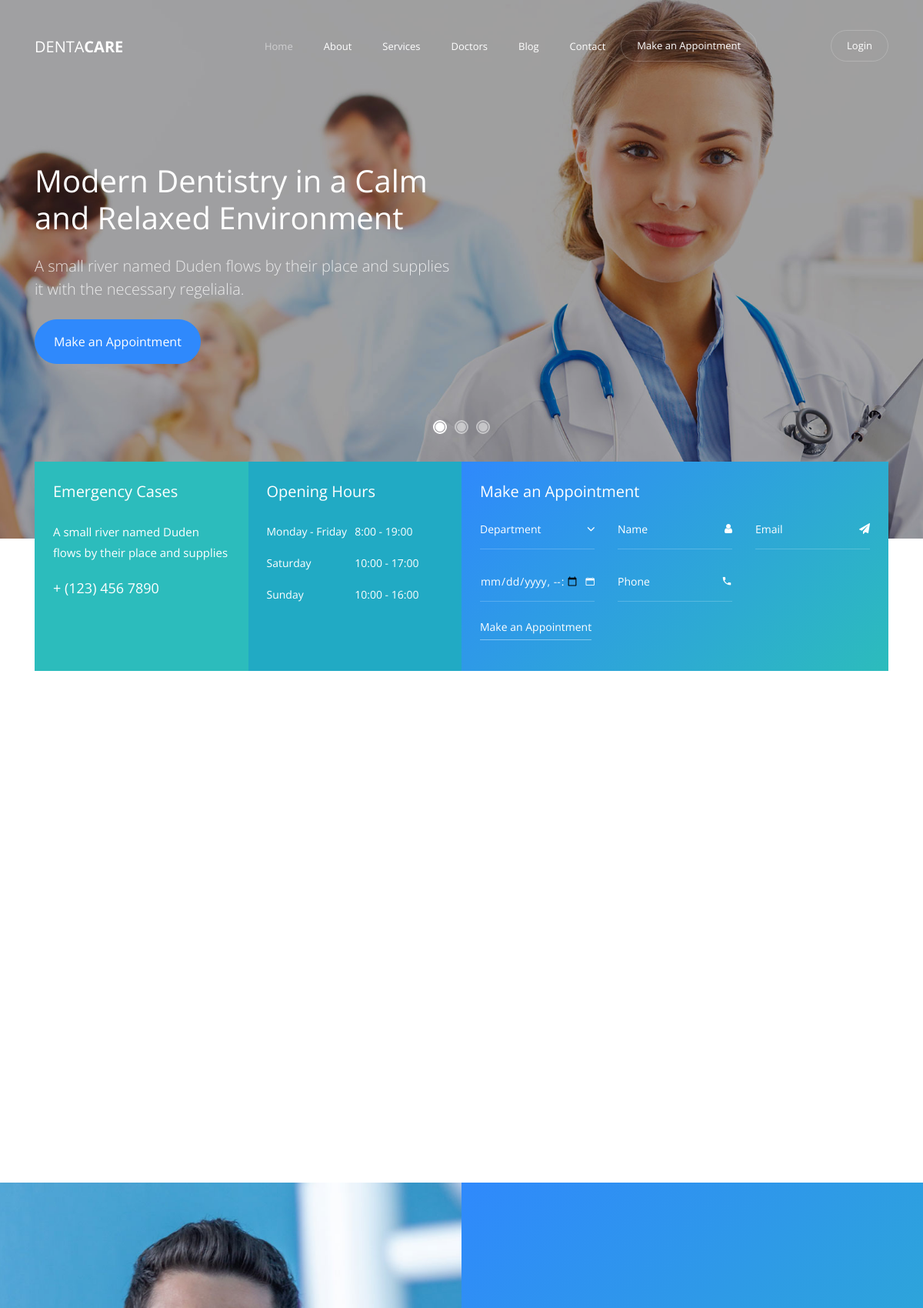
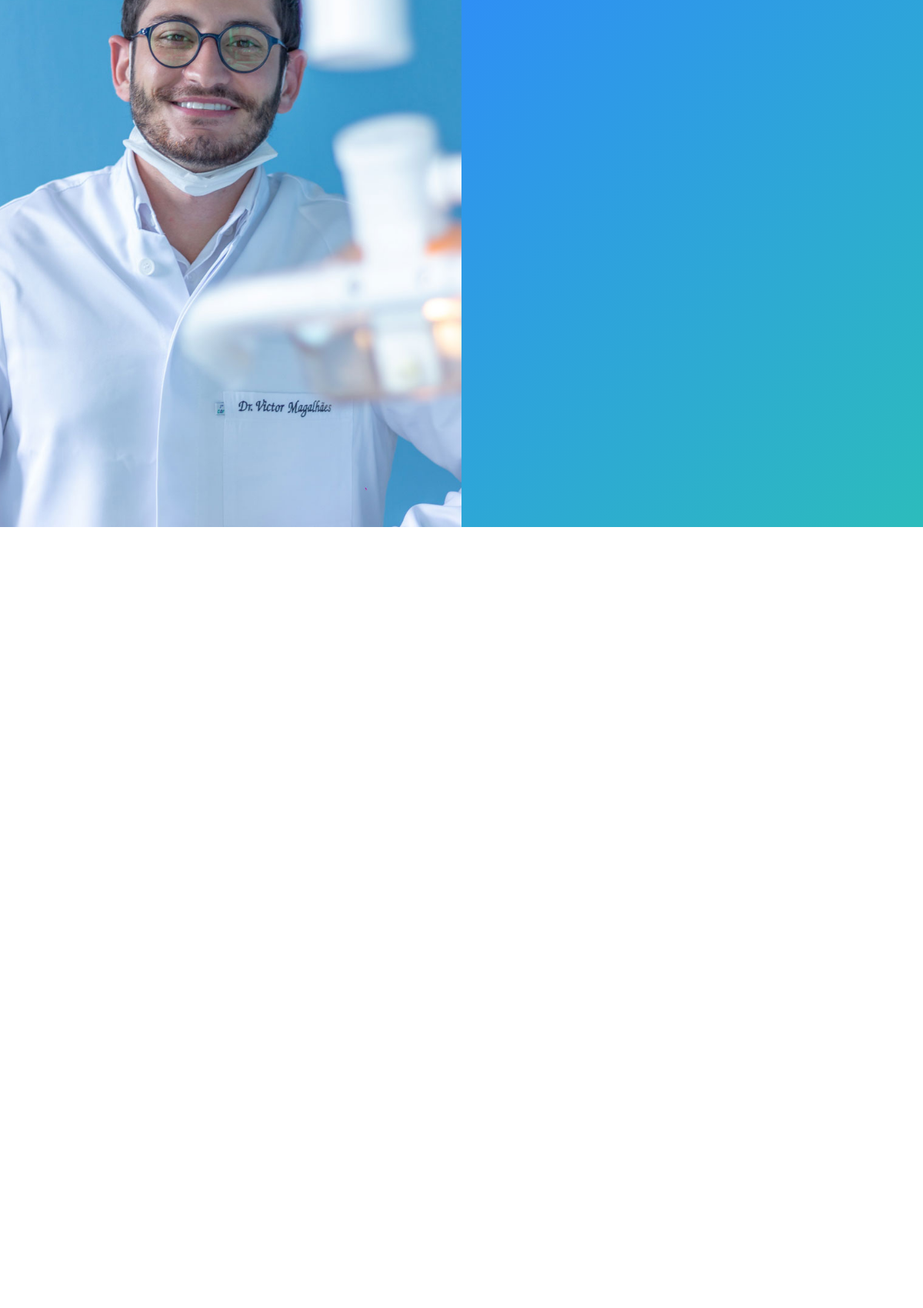
The page / (upper part) on the database its author committed (2 pictures, top to bottom).
### menan/models.py (models this page shows)
class Slider(models.Model):
    image = models.ImageField(upload_to='pics')
    title = models.CharField(max_length=255)
    desc = models.TextField()

class Abt_Presonal(models.Model):
    abt_heading1 = models.CharField(max_length=255)
    image = models.ImageField(upload_to='pics')
    h1_desc = models.TextField()
    heading21 = models.CharField(max_length=255)
    heading21_desc = models.TextField()
    heading22 = models.CharField(max_length=255)
    heading22_desc = models.TextField()
    heading23 = models.CharField(max_length=255)
    heading23_desc = models.TextField()

### menan/views.py (the view)
# urls.py: 2. Add a URL to urlpatterns:  path('', views.home, name='home')
def home(requests):
    sliders = Slider.objects.all()
    dents = Dentists.objects.all()
    tests = Testimonials.objects.all()
    contacts = Contact.objects.all()
    servs = Services.objects.all()
    persons = Abt_Presonal.objects.all()
    achievs = Achievements.objects.all()
    pricings = Pricing.objects.all()
    pritits = PriTitle.objects.all()
    blg = Blogs.objects.all()
    blogs = blg[:4]
    blgs = blg[:2]
    sliderss = sliders[:1]
    context = {'dents': dents,
               'tests': tests,
               'sliders':sliders,
               'blgs':blgs,
               'blogs':blogs,
               'contacts':contacts,
               'servs':servs,
               'persons':persons,
               'pricings':pricings,
               'pritits':pritits,
               'achievs':achievs,
               'sliderss':sliderss,
               }
    return render(requests, 'index.html', context)

### menan/templates/index.html (shortened to what this page needs)
{% extends "base.html" %}
{% load static %}
{% block content %}
    <section class="home-slider owl-carousel">
		{%for slider in sliders%}
      <div class="slider-item" style="background-image: url({{slider.image.url}});">
        <div class="overlay"></div>
        <div class="container">
          <div class="row slider-text align-items-center" data-scrollax-parent="true">
            <div class="col-md-6 col-sm-12 ftco-animate" data-scrollax=" properties: { translateY: '70%' }">
              <h1 class="mb-4" data-scrollax="properties: { translateY: '30%', opacity: 1.6 }">{{slider.title}}</h1>
              <p class="mb-4" data-scrollax="properties: { translateY: '30%', opacity: 1.6 }">{{slider.desc}}</p>
              <p data-scrollax="properties: { translateY: '30%', opacity: 1.6 }"><a href="#" class="btn btn-primary px-4 py-3" data-toggle="modal" data-target="#modalRequest">Make an Appointment</a></p>
            </div>
          </div>
        </div>
      </div>
	  {%endfor%}
    </section>
    <section class="ftco-intro">
    	<div class="container">
    		<div class="row no-gutters">
    			<div class="col-md-3 color-1 p-4">
    				<h3 class="mb-4">Emergency Cases</h3>
    				<p>A small river named Duden flows by their place and supplies</p>
    				<span class="phone-number">+ (123) 456 7890</span>
    			</div>
    			<div class="col-md-3 color-2 p-4">
    				<h3 class="mb-4">Opening Hours</h3>
    				<p class="openinghours d-flex">
    					<span>Monday - Friday</span>
    					<span>8:00 - 19:00</span>
    				</p>
    				<p class="openinghours d-flex">
    					<span>Saturday</span>
    					<span>10:00 - 17:00</span>
    				</p>
    				<p class="openinghours d-flex">
    					<span>Sunday</span>
    					<span>10:00 - 16:00</span>
    				</p>
    			</div>
    			<div class="col-md-6 color-3 p-4">
					<h3 class="mb-2">Make an Appointment</h3>
					<form action="{% url 'appointment' %}" class="appointment-form" method="POST">
						<div class="row">
							<div class="col-sm-4">
								<div class="form-group">
									<div class="select-wrap">
										<div class="icon"><span class="ion-ios-arrow-down"></span></div>
										<select name="department" id="department" class="form-control" required>
											<option value="">Department</option>
										</select>
									</div>
								</div>
							</div>
							<div class="col-sm-4">
								<div class="form-group">
									<div class="icon"><span class="icon-user"></span></div>
									<input type="text" name="name" class="form-control" id="appointment_name" placeholder="Name" required>
								</div>
							</div>
							<div class="col-sm-4">
								<div class="form-group">
									<div class="icon"><span class="icon-paper-plane"></span></div>
									<input type="email" name="email" class="form-control" id="appointment_email" placeholder="Email" required>
								</div>
							</div>
						</div>
						<div class="row">
							<div class="col-sm-4">
								<div class="form-group">
									<div class="icon"><span class="ion-ios-calendar"></span></div>
									<input type="datetime-local" name="appointment_date" class="form-control" id="appointment_date" placeholder="Date" required>
								</div>
							</div>
							<div class="col-sm-4">
								<div class="form-group">
									<div class="icon"><span class="icon-phone2"></span></div>
									<input type="text" name="phone" class="form-control" id="phone" placeholder="Phone" required>
								</div>
							</div>
						</div>
						<div class="form-group">
							<input type="submit" value="Make an Appointment" class="btn btn-primary">
						</div>
					</form>
				</div>
    		</div>
    	</div>
    </section>
    <section class="ftco-section ftco-services">
      <div class="container">
      	<div class="row justify-content-center mb-5 pb-5">
        </div>
        <div class="row">
        </div>
      </div>
      <div class="container-wrap">
		{%for person in persons%}
	  <div class="row d-flex no-gutters">
		  <div class="col-md-6 img" style="background-image: url({{person.image.url}});">
		  </div>
		  <div class="col-md-6 d-flex">
			  <div class="about-wrap">
			  </div>
		  </div>
	  </div>
	{%endfor%}
  </div>
    </section>
    <section class="ftco-section">
      <div class="container">
      	<div class="row justify-content-center mb-5 pb-5">
        </div>
        <div class="row">
        </div>
        <div class="row  mt-5 justify-conten-center">
        </div>
      </div>
    </section>
{% endblock %}

### static/menanapp/css/icomoon.css (style rules this page uses)
[class^="icon-"], [class*=" icon-"] { font-family: 'icomoon' !important; speak: none; font-style: normal; font-weight: normal; font-variant: normal; text-transform: none; line-height: 1; -webkit-font-smoothing: antialiased; -moz-osx-font-smoothing: grayscale; }
.icon-user:before { content: "\f007"; }
.icon-paper-plane:before { content: "\f1d8"; }
.icon-phone2:before { content: "\e0cd"; }

### rows shown on the page
Slider: image (picture), title "Modern Dentistry in a Calm and Relaxed Environment", desc "A small river named Duden flows by their place and supplies it with the necessary regelialia."
Abt_Presonal: image (picture)
